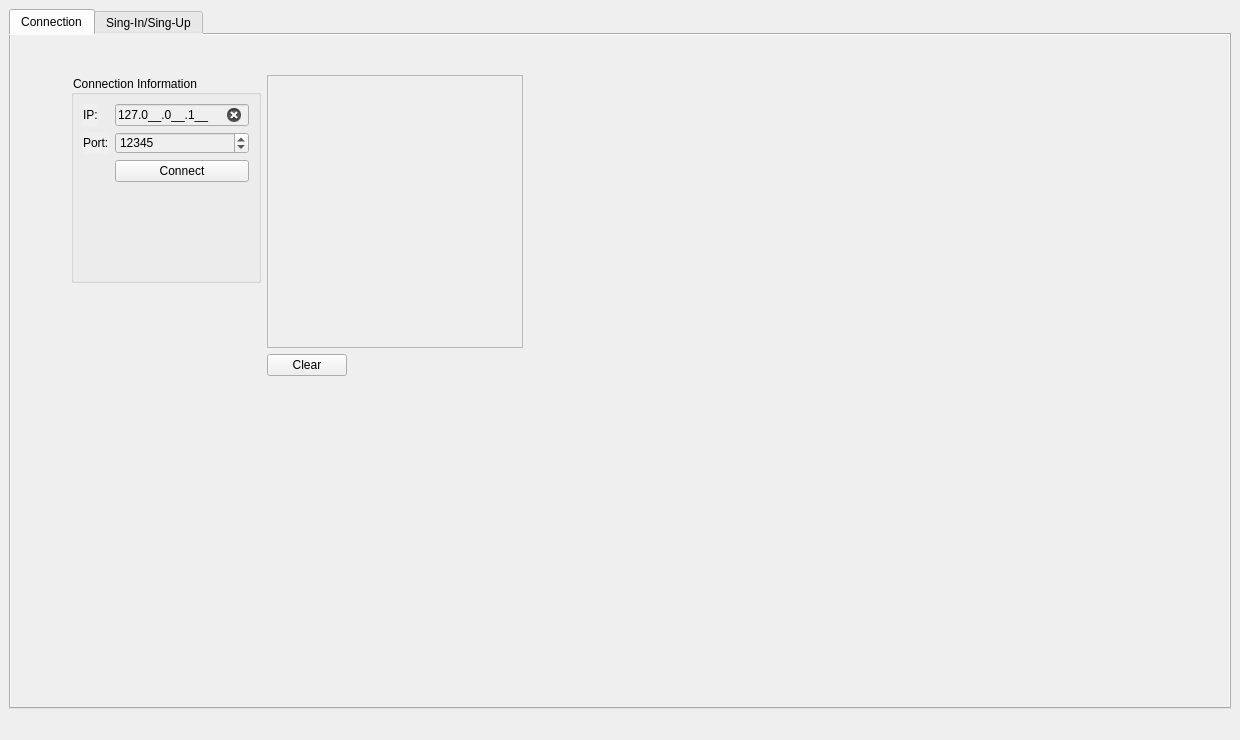
<?xml version="1.0" encoding="UTF-8"?>
<ui version="4.0">
 <class>MainWindow</class>
 <widget class="QMainWindow" name="MainWindow">
  <property name="geometry">
   <rect>
    <x>0</x>
    <y>0</y>
    <width>1240</width>
    <height>740</height>
   </rect>
  </property>
  <property name="windowTitle">
   <string>MainWindow</string>
  </property>
  <property name="styleSheet">
   <string notr="true">QWidget {
    background-color: palette(window);
}</string>
  </property>
  <widget class="QWidget" name="centralwidget">
   <property name="styleSheet">
    <string notr="true"/>
   </property>
   <layout class="QVBoxLayout" name="verticalLayout_3">
    <item>
     <widget class="QTabWidget" name="tabWidget">
      <property name="currentIndex">
       <number>0</number>
      </property>
      <widget class="QWidget" name="tab">
       <attribute name="title">
        <string>Connection</string>
       </attribute>
       <widget class="QWidget" name="layoutWidget">
        <property name="geometry">
         <rect>
          <x>60</x>
          <y>40</y>
          <width>541</width>
          <height>301</height>
         </rect>
        </property>
        <layout class="QFormLayout" name="formLayout_3">
         <item row="0" column="0">
          <widget class="QGroupBox" name="groupBox">
           <property name="title">
            <string>Connection Information</string>
           </property>
           <layout class="QFormLayout" name="formLayout">
            <item row="0" column="0">
             <widget class="QLabel" name="label">
              <property name="text">
               <string>IP:</string>
              </property>
             </widget>
            </item>
            <item row="0" column="1">
             <widget class="QLineEdit" name="lnIP">
              <property name="styleSheet">
               <string notr="true"/>
              </property>
              <property name="inputMask">
               <string>000.000.000.000;_</string>
              </property>
              <property name="text">
               <string>127.0.0.1</string>
              </property>
              <property name="clearButtonEnabled">
               <bool>true</bool>
              </property>
             </widget>
            </item>
            <item row="1" column="1">
             <widget class="QSpinBox" name="spnPort">
              <property name="minimum">
               <number>2000</number>
              </property>
              <property name="maximum">
               <number>65500</number>
              </property>
              <property name="value">
               <number>12345</number>
              </property>
             </widget>
            </item>
            <item row="1" column="0">
             <widget class="QLabel" name="label_2">
              <property name="text">
               <string>Port:</string>
              </property>
             </widget>
            </item>
            <item row="2" column="1">
             <widget class="QPushButton" name="btnConnect">
              <property name="styleSheet">
               <string notr="true">QPushButton[state=&quot;1&quot;] {
    background-color: #4caf50;   /* green */
    color: white;
}
QPushButton[state=&quot;0&quot;] {
    background-color: #f44336;   /* red */
    color: white;
}</string>
              </property>
              <property name="text">
               <string>Connect</string>
              </property>
              <property name="state" stdset="0">
               <string/>
              </property>
             </widget>
            </item>
           </layout>
          </widget>
         </item>
         <item row="0" column="1">
          <layout class="QFormLayout" name="formLayout_2">
           <item row="0" column="0">
            <widget class="QTextEdit" name="teConnection"/>
           </item>
           <item row="1" column="0">
            <widget class="QPushButton" name="pushButton">
             <property name="text">
              <string>Clear</string>
             </property>
            </widget>
           </item>
          </layout>
         </item>
        </layout>
       </widget>
      </widget>
      <widget class="QWidget" name="tab_2">
       <attribute name="title">
        <string>Sing-In/Sing-Up</string>
       </attribute>
       <layout class="QGridLayout" name="gridLayout">
        <item row="0" column="0">
         <widget class="QCheckBox" name="chbReg">
          <property name="text">
           <string>Register</string>
          </property>
         </widget>
        </item>
        <item row="0" column="1">
         <widget class="QCheckBox" name="chbLog">
          <property name="text">
           <string>Login</string>
          </property>
         </widget>
        </item>
        <item row="1" column="0" colspan="2">
         <layout class="QHBoxLayout" name="horizontalLayout_7">
          <item>
           <widget class="QGroupBox" name="grbReg">
            <property name="enabled">
             <bool>false</bool>
            </property>
            <property name="title">
             <string>Register</string>
            </property>
            <widget class="QWidget" name="layoutWidget">
             <property name="geometry">
              <rect>
               <x>6</x>
               <y>30</y>
               <width>311</width>
               <height>301</height>
              </rect>
             </property>
             <layout class="QVBoxLayout" name="verticalLayout">
              <item>
               <layout class="QHBoxLayout" name="horizontalLayout">
                <item>
                 <widget class="QLabel" name="label_5">
                  <property name="text">
                   <string>First Name:</string>
                  </property>
                 </widget>
                </item>
                <item>
                 <widget class="QLineEdit" name="lnFname"/>
                </item>
               </layout>
              </item>
              <item>
               <layout class="QHBoxLayout" name="horizontalLayout_2">
                <item>
                 <widget class="QLabel" name="label_6">
                  <property name="text">
                   <string>Last Name:</string>
                  </property>
                 </widget>
                </item>
                <item>
                 <widget class="QLineEdit" name="lnLname"/>
                </item>
               </layout>
              </item>
              <item>
               <layout class="QHBoxLayout" name="horizontalLayout_3">
                <item>
                 <widget class="QLabel" name="label_7">
                  <property name="text">
                   <string>PhoneNumber:</string>
                  </property>
                 </widget>
                </item>
                <item>
                 <widget class="QLineEdit" name="lnPhone">
                  <property name="inputMask">
                   <string>00000000000;_</string>
                  </property>
                  <property name="text">
                   <string>09123456789</string>
                  </property>
                 </widget>
                </item>
               </layout>
              </item>
              <item>
               <layout class="QHBoxLayout" name="horizontalLayout_4">
                <item>
                 <widget class="QLabel" name="label_8">
                  <property name="text">
                   <string>Email:</string>
                  </property>
                 </widget>
                </item>
                <item>
                 <widget class="QLineEdit" name="lnEmail">
                  <property name="inputMask">
                   <string/>
                  </property>
                 </widget>
                </item>
               </layout>
              </item>
              <item>
               <layout class="QHBoxLayout" name="horizontalLayout_5">
                <item>
                 <widget class="QLabel" name="label_9">
                  <property name="text">
                   <string>Username:</string>
                  </property>
                 </widget>
                </item>
                <item>
                 <widget class="QLineEdit" name="lnUsername"/>
                </item>
               </layout>
              </item>
              <item>
               <layout class="QHBoxLayout" name="horizontalLayout_6">
                <item>
                 <widget class="QLabel" name="label_10">
                  <property name="text">
                   <string>Password:</string>
                  </property>
                 </widget>
                </item>
                <item>
                 <widget class="QLineEdit" name="lnPassword">
                  <property name="enabled">
                   <bool>false</bool>
                  </property>
                  <property name="echoMode">
                   <enum>QLineEdit::EchoMode::Password</enum>
                  </property>
                 </widget>
                </item>
               </layout>
              </item>
             </layout>
            </widget>
            <widget class="QPushButton" name="btnReg">
             <property name="geometry">
              <rect>
               <x>10</x>
               <y>340</y>
               <width>83</width>
               <height>29</height>
              </rect>
             </property>
             <property name="text">
              <string>Register</string>
             </property>
            </widget>
           </widget>
          </item>
          <item>
           <widget class="QGroupBox" name="grbLog">
            <property name="enabled">
             <bool>false</bool>
            </property>
            <property name="title">
             <string>Login</string>
            </property>
            <widget class="QWidget" name="layoutWidget_7">
             <property name="geometry">
              <rect>
               <x>10</x>
               <y>40</y>
               <width>311</width>
               <height>121</height>
              </rect>
             </property>
             <layout class="QVBoxLayout" name="verticalLayout_2">
              <item>
               <layout class="QHBoxLayout" name="horizontalLayout_11">
                <item>
                 <widget class="QLabel" name="label_15">
                  <property name="text">
                   <string>Username:</string>
                  </property>
                 </widget>
                </item>
                <item>
                 <widget class="QLineEdit" name="lnUsernameLog"/>
                </item>
               </layout>
              </item>
              <item>
               <layout class="QHBoxLayout" name="horizontalLayout_12">
                <item>
                 <widget class="QLabel" name="label_16">
                  <property name="text">
                   <string>Password:</string>
                  </property>
                 </widget>
                </item>
                <item>
                 <widget class="QLineEdit" name="lnPasswordLog">
                  <property name="enabled">
                   <bool>false</bool>
                  </property>
                  <property name="echoMode">
                   <enum>QLineEdit::EchoMode::Password</enum>
                  </property>
                 </widget>
                </item>
               </layout>
              </item>
             </layout>
            </widget>
            <widget class="QPushButton" name="btnLog">
             <property name="geometry">
              <rect>
               <x>20</x>
               <y>180</y>
               <width>83</width>
               <height>29</height>
              </rect>
             </property>
             <property name="text">
              <string>Login</string>
             </property>
            </widget>
            <widget class="QPushButton" name="btnForget">
             <property name="geometry">
              <rect>
               <x>150</x>
               <y>180</y>
               <width>121</width>
               <height>29</height>
              </rect>
             </property>
             <property name="text">
              <string>Forget Password</string>
             </property>
            </widget>
           </widget>
          </item>
         </layout>
        </item>
       </layout>
      </widget>
     </widget>
    </item>
   </layout>
  </widget>
  <widget class="QStatusBar" name="statusbar"/>
 </widget>
 <resources/>
 <connections>
  <connection>
   <sender>pushButton</sender>
   <signal>clicked()</signal>
   <receiver>teConnection</receiver>
   <slot>clear()</slot>
   <hints>
    <hint type="sourcelabel">
     <x>376</x>
     <y>384</y>
    </hint>
    <hint type="destinationlabel">
     <x>484</x>
     <y>197</y>
    </hint>
   </hints>
  </connection>
 </connections>
</ui>
